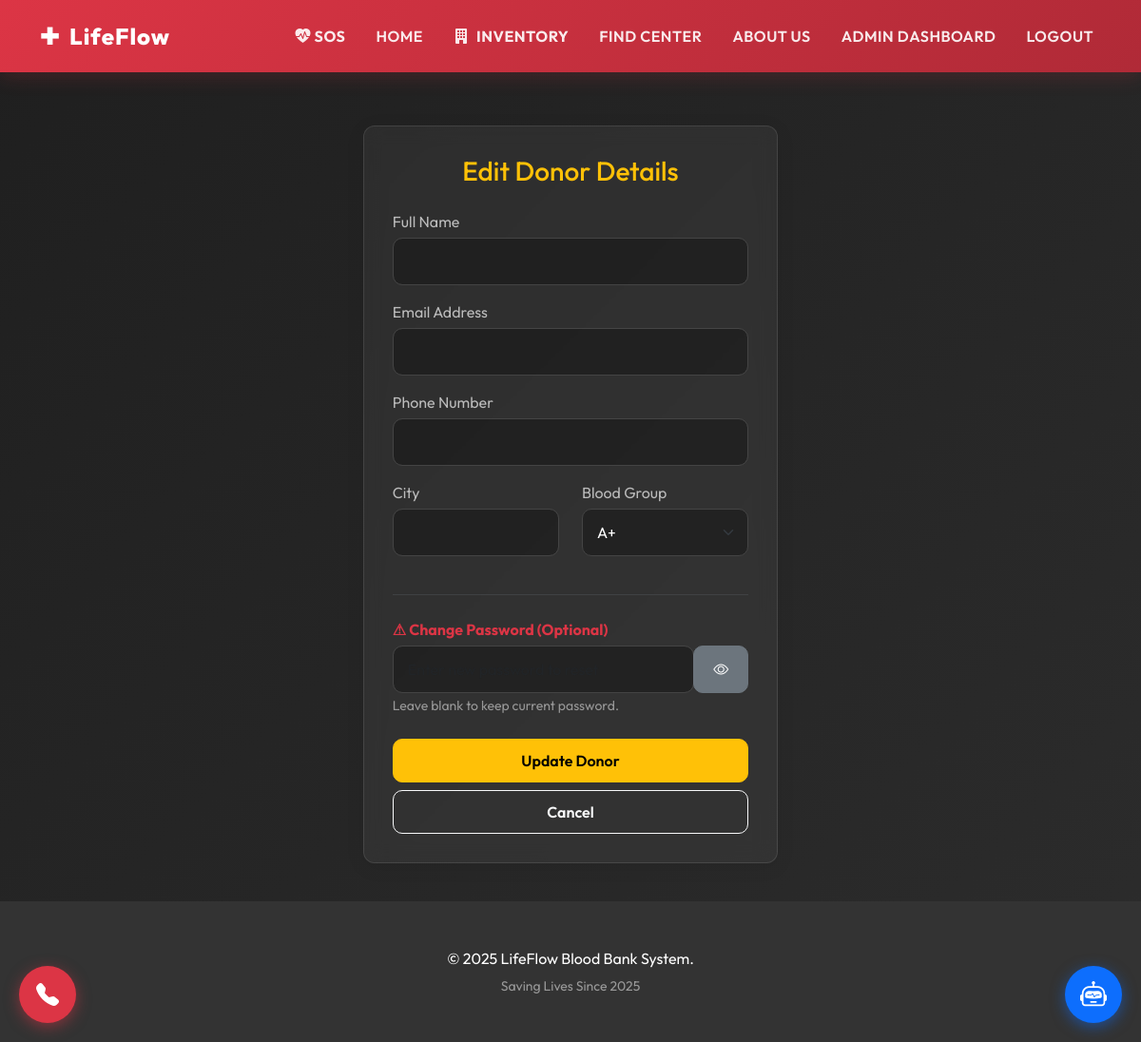
Before: /admin/edit/10 (signed in) with the older database file.
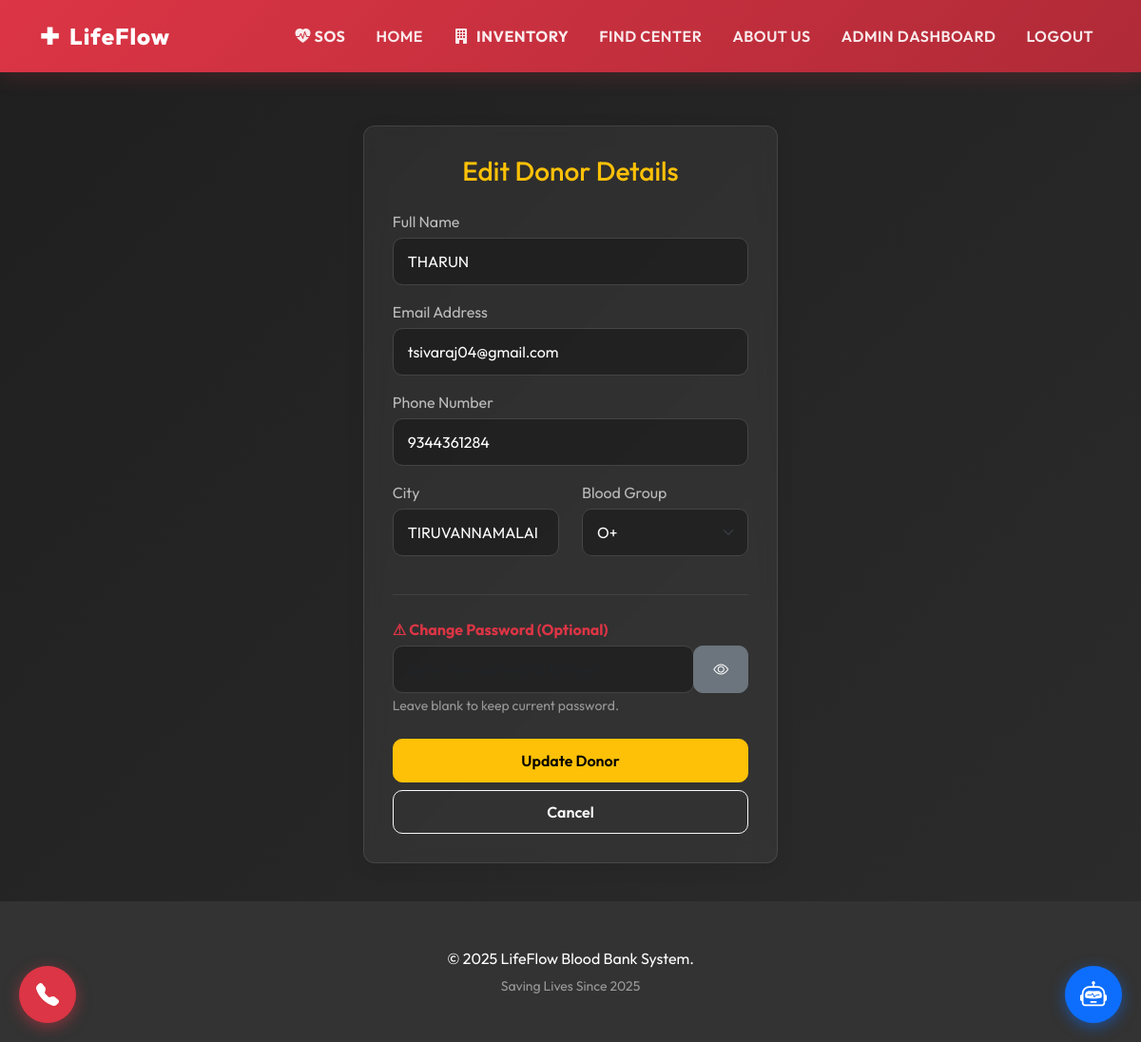
After: the same page with the newer database file.
### tables this page shows
CREATE TABLE donors 
                 (id INTEGER PRIMARY KEY AUTOINCREMENT, name TEXT, email TEXT, age INTEGER, weight REAL, 
                  blood_group TEXT, city TEXT, address TEXT, phone TEXT UNIQUE, password TEXT, role TEXT DEFAULT 'user', lat REAL, lng REAL);

### app.py (the view, shortened to what this page needs)
@app.route('/admin/edit/<int:id>', methods=['GET', 'POST'])
def edit_user(id):
    if session.get('role') != 'admin': return redirect(url_for('admin_login'))
    conn = get_db_connection()
    donor = conn.execute('SELECT * FROM donors WHERE id = ?', (id,)).fetchone(); conn.close()
    return render_template('edit_user.html', donor=donor)

### app.py (called while the page is built)
def get_db_connection():
    conn = sqlite3.connect('bloodbank.db')
    conn.row_factory = sqlite3.Row
    conn.create_function("haversine", 4, haversine)
    return conn

### templates/edit_user.html (shortened to what this page needs)
{% extends 'layout.html' %}
{% block content %}
<link rel="stylesheet" href="https://cdn.jsdelivr.net/npm/bootstrap-icons@1.11.3/font/bootstrap-icons.min.css">
<div class="glass-card">
    <h3 class="text-center text-warning mb-4">Edit Donor Details</h3>
    <form method="POST">
        <div class="mb-3">
            <label>Full Name</label>
            <input type="text" name="name" class="form-control" value="{{ donor['name'] }}" required>
        </div>
        <div class="mb-3">
            <label>Email Address</label>
            <input type="email" name="email" class="form-control" value="{{ donor['email'] }}" required>
        </div>
        <div class="mb-3">
            <label>Phone Number</label>
            <input type="text" name="phone" class="form-control" value="{{ donor['phone'] }}" required>
        </div>
        <div class="row">
            <div class="col-md-6 mb-3">
                <label>City</label>
                <input type="text" name="city" class="form-control" value="{{ donor['city'] }}" required>
            </div>
            <div class="col-md-6 mb-3">
                <label>Blood Group</label>
                <select name="blood_group" class="form-select">
                    {% for bg in ['A+', 'A-', 'B+', 'B-', 'O+', 'O-', 'AB+', 'AB-'] %}
                    <option value="{{ bg }}" {% if donor['blood_group'] == bg %}selected{% endif %}>{{ bg }}</option>
                    {% endfor %}
                </select>
            </div>
        </div>
        <hr class="border-secondary my-4">
        <div class="mb-4">
            <label class="text-danger fw-bold">⚠ Change Password (Optional)</label>
            <div class="input-group">
                <input type="password" name="password" id="userPass" class="form-control" placeholder="Enter new password to reset">
                <button class="btn btn-secondary" type="button" onclick="togglePassword('userPass', 'userEye')">
                    <i class="bi bi-eye" id="userEye"></i>
                </button>
            </div>
            <small class="text-white-50">Leave blank to keep current password.</small>
        </div>
        <div class="d-grid gap-2">
            <button type="submit" class="btn btn-warning">Update Donor</button>
            <a href="{{ url_for('admin_dashboard') }}" class="btn btn-outline-light">Cancel</a>
        </div>
    </form>
</div>
{% endblock %}

Changed rows visible on the page:
added donors: name "THARUN", email "tsivaraj04@gmail.com", phone "9344361284", city "TIRUVANNAMALAI", blood_group "O+"
Other visible differences:
form field blood_group: "A+" → (not shown)
